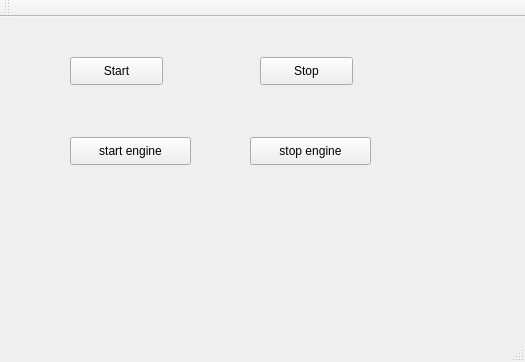
<?xml version="1.0" encoding="UTF-8"?>
<ui version="4.0">
 <class>MainWindow</class>
 <widget class="QMainWindow" name="MainWindow">
  <property name="geometry">
   <rect>
    <x>0</x>
    <y>0</y>
    <width>525</width>
    <height>362</height>
   </rect>
  </property>
  <property name="windowTitle">
   <string>MainWindow</string>
  </property>
  <widget class="QWidget" name="centralWidget">
   <widget class="QPushButton" name="pushButton">
    <property name="geometry">
     <rect>
      <x>70</x>
      <y>40</y>
      <width>93</width>
      <height>28</height>
     </rect>
    </property>
    <property name="text">
     <string>Start</string>
    </property>
   </widget>
   <widget class="QPushButton" name="pushButton_2">
    <property name="geometry">
     <rect>
      <x>260</x>
      <y>40</y>
      <width>93</width>
      <height>28</height>
     </rect>
    </property>
    <property name="text">
     <string>Stop</string>
    </property>
   </widget>
   <widget class="QPushButton" name="pushButton_3">
    <property name="geometry">
     <rect>
      <x>70</x>
      <y>120</y>
      <width>121</width>
      <height>28</height>
     </rect>
    </property>
    <property name="text">
     <string>start engine</string>
    </property>
   </widget>
   <widget class="QPushButton" name="pushButton_4">
    <property name="geometry">
     <rect>
      <x>250</x>
      <y>120</y>
      <width>121</width>
      <height>28</height>
     </rect>
    </property>
    <property name="text">
     <string>stop engine</string>
    </property>
   </widget>
  </widget>
  <widget class="QMenuBar" name="menuBar">
   <property name="geometry">
    <rect>
     <x>0</x>
     <y>0</y>
     <width>525</width>
     <height>26</height>
    </rect>
   </property>
  </widget>
  <widget class="QToolBar" name="mainToolBar">
   <attribute name="toolBarArea">
    <enum>TopToolBarArea</enum>
   </attribute>
   <attribute name="toolBarBreak">
    <bool>false</bool>
   </attribute>
  </widget>
  <widget class="QStatusBar" name="statusBar"/>
 </widget>
 <layoutdefault spacing="6" margin="11"/>
 <resources/>
 <connections/>
</ui>
